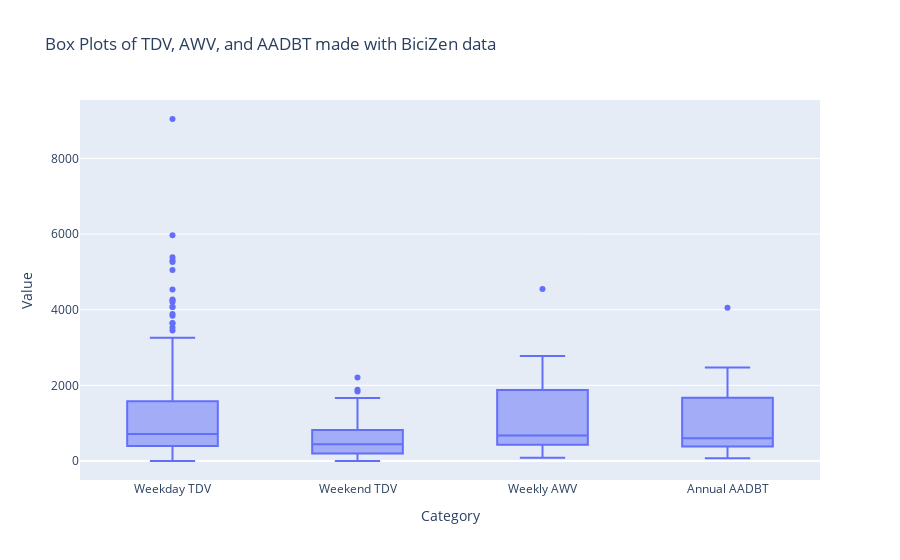

Notebook code cell kept with this figure:
### Code cell
import plotly.express as px

# Create a combined DataFrame for plotting
combined_df = pd.DataFrame({
    'Value': pd.concat([weekday_daily_volume['TDV'], weekend_daily_volume['TDV'], mean_weekly_volume['AWV'], annual_volume['AADBT']]),
    'Category': ['Weekday TDV'] * len(weekday_daily_volume) + ['Weekend TDV'] * len(weekend_daily_volume) + ['Weekly AWV'] * len(mean_weekly_volume) + ['Annual AADBT'] * len(annual_volume)
})


# Create the box plot
fig = px.box(combined_df, x='Category', y='Value', title='Box Plots of TDV, AWV, and AADBT made with BiciZen data')
fig.show()

### Figure 1 — Plotly figure (JSON) as saved in the notebook; plotly's stock layout.template omitted (floating-point values rounded to 4 significant figures; data arrays with more than 128 entries replaced by an {"elided": "..."} marker saying what was removed)
{"data": [{"alignmentgroup": "True", "hovertemplate": "Category=%{x}<br>Value=%{y}<extra></extra>", "legendgroup": "", "marker": {"color": "#636efa"}, "name": "", "notched": false, "offsetgroup": "", "orientation": "v", "showlegend": false, "type": "box", "x": {"elided": "468 str values"}, "x0": " ", "xaxis": "x", "y": {"elided": "468 float values"}, "y0": " ", "yaxis": "y"}], "layout": {"boxmode": "group", "legend": {"tracegroupgap": 0}, "title": {"text": "Box Plots of TDV, AWV, and AADBT made with BiciZen data"}, "xaxis": {"anchor": "y", "domain": [0, 1], "title": {"text": "Category"}}, "yaxis": {"anchor": "x", "domain": [0, 1], "title": {"text": "Value"}}}}
